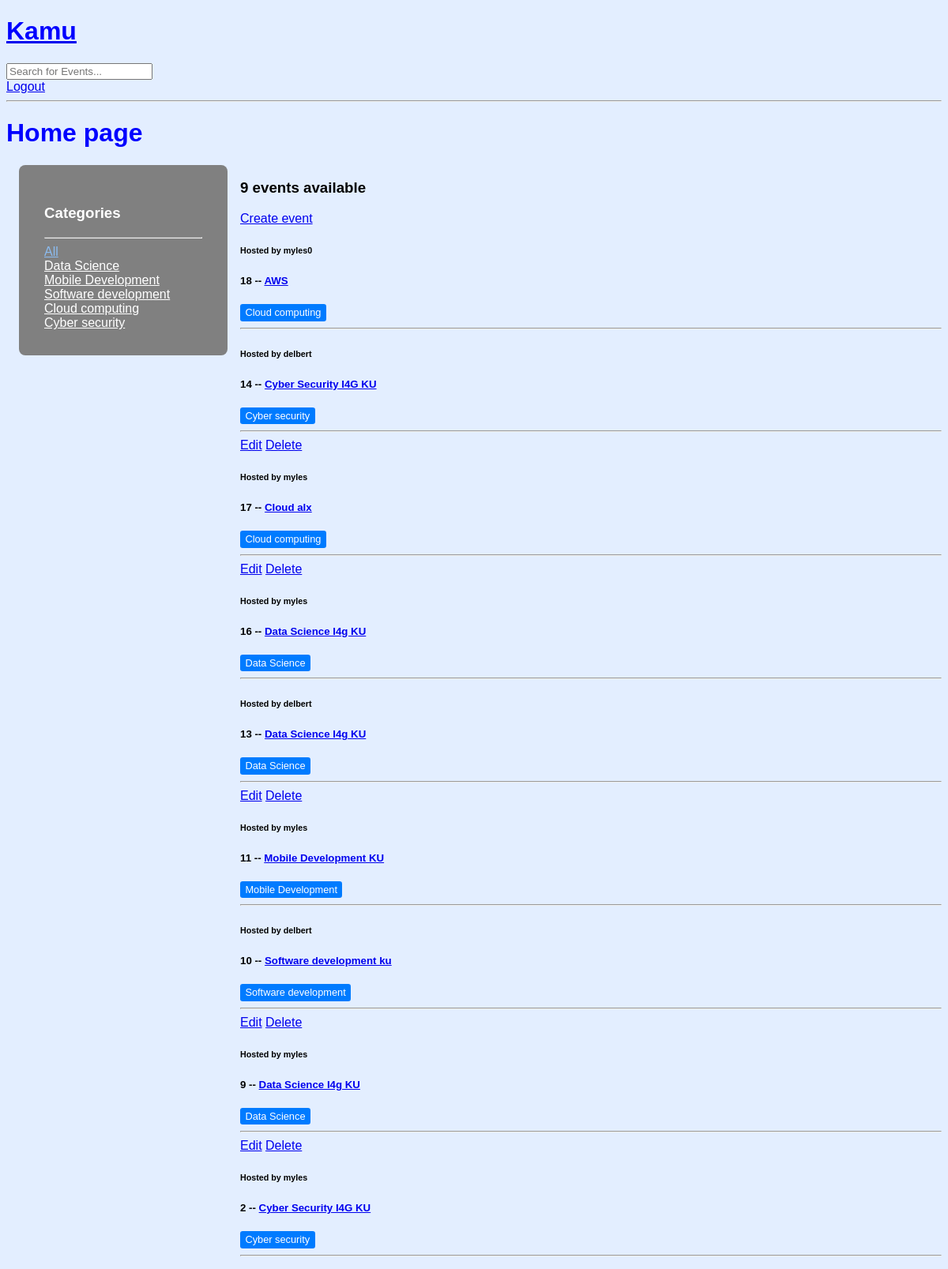
The app's page / (signed in) with its own data.
### base/models.py (models this page shows, shortened)
class Topic(models.Model):
    name = models.CharField(max_length=100)

class Event(models.Model):
    host = models.ForeignKey(User, on_delete=models.SET_NULL, null=True)
    topic = models.ForeignKey(Topic, on_delete=models.SET_NULL, null=True)
    name = models.CharField(max_length=50)
    description = models.TextField(null=True, blank=True)
    updated = models.DateTimeField(auto_now=True)
    created = models.DateTimeField(auto_now_add=True)
    class Meta:
        ordering = ['-updated', '-created']

### base/views.py (the view)
# urls.py: path('', views.home, name="home"),
def home(request):
    events = Event.objects.all()
    topics = Topic.objects.all()
    q = request.GET.get('q') if request.GET.get('q') != None else '' #variable to query
    events = Event.objects.filter(Q(topic__name__icontains=q) | Q(name__icontains=q) | Q(host__username__icontains=q)) #Filters the events according to the topic name
    event_count = events.count()
    context = {'events': events, 'topics':topics, 'event_count':event_count}
    return render(request, 'base/home.html',context)

### base/templates/base/home.html (shortened to what this page needs)
{% extends 'main.html'  %}
{% block content  %}
<h1>Home page</h1>
<div class="home-container">
    <div class="categories">
        <h3>Categories</h3>
        <hr>
        <div>
            <a href="{% url 'home'%}" class="category-link{% if not request.GET.q %} active{% endif %}">All</a>
          </div>
          {% for topic in topics%}
            <div>
                  <a href="{% url 'home'%}?q={{topic.name}}" class="category-link{% if request.GET.q == topic.name %} active{% endif %}">{{topic.name}}</a>
            </div>
          {% endfor %}
    </div>
    <div>
        <h3> {{event_count}} events available</h3>
        <a href="{% url 'create-event' %}">Create event</a>
    {% for event in events %}
    <div>
        {% if user.is_authenticated %}
            {% if user == event.host %}
            <a href="{% url 'update-event' event.id%}">Edit</a>
            <a href="{% url 'delete-event' event.id %}">Delete</a>
            {% endif %}
        {% endif%}
        <h6>Hosted by {{event.host.username}}</h6>
        <h5> {{event.id}} -- <a href="{% url 'event' event.id %}"> {{event.name}}</a></h5>
        <small class="badge">{{event.topic.name}}</small>
        <hr>
    </div>
    {% endfor %}
    </div>
</div>
{%  endblock %}

### static/styles/index.css (style rules this page uses)
body { background-color: #e3eeff; font-family: Arial, Helvetica, sans-serif; }
h1 { color: blue; }
.badge { display: inline-block; padding: 0.25em 0.5em; background-color: #007bff; color: #fff; font-size: 0.8em; border-radius: 0.25em; }
.categories { background-color: grey; color: white; padding: 2rem; margin: 0 1rem; border-radius: 0.5rem; height: max-content; }
.category-link { color: white; }
.category-link.active { color:#8bbcf1 ; }

### base/templates/base/home.html (style rules this page uses)
.home-container { display: grid; grid-template-columns: 1fr 3fr; }

### records on screen
Topic: name "Data Science"
Topic: name "Mobile Development"
Topic: name "Software development"
Topic: name "Cloud computing"
Topic: name "Cyber security"
Event: host.username "myles0", id "18", name "AWS", topic.name "Cloud computing"
Event: host.username "delbert", id "14", name "Cyber Security I4G KU", topic.name "Cyber security"
Event: shows "Edit", host.username "myles", id "17", name "Cloud alx", topic.name "Cloud computing"
Event: shows "Edit", host.username "myles", id "16", name "Data Science I4g KU", topic.name "Data Science"
Event: host.username "delbert", id "13", name "Data Science I4g KU", topic.name "Data Science"
Event: shows "Edit", host.username "myles", id "11", name "Mobile Development KU", topic.name "Mobile Development"
Event: host.username "delbert", id "10", name "Software development ku", topic.name "Software development"
Event: shows "Edit", host.username "myles", id "9", name "Data Science I4g KU", topic.name "Data Science"
Event: shows "Edit", host.username "myles", id "2", name "Cyber Security I4G KU", topic.name "Cyber security"

### other values on screen
{{ event_count }} "9"
